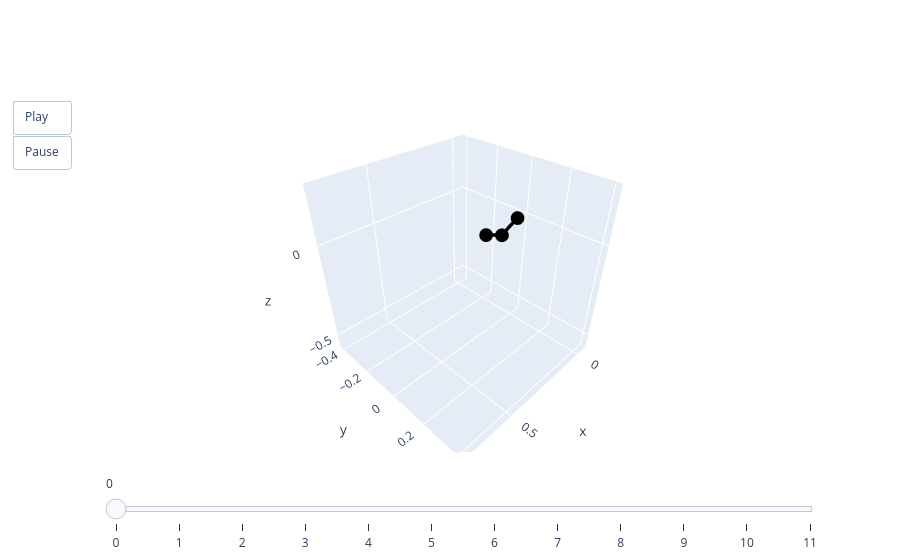

The code cell stored with this chart in its notebook:
### Code cell
animate(valid.qs[0])

### Figure 1 — Plotly figure (JSON) as saved in the notebook; plotly's stock layout.template omitted (floating-point values rounded to 4 significant figures)
{"data": [{"line": {"color": "black", "width": 7}, "mode": "lines+markers", "type": "scatter3d", "x": [0, 0.1059, 0.2151], "y": [0, 0, 0], "z": [0, -0.04835, -0.003472]}], "layout": {"scene": {"aspectmode": "cube", "xaxis": {"autorange": false, "range": [-0.07127, 0.784]}, "yaxis": {"autorange": false, "range": [-0.4276, 0.4276]}, "zaxis": {"autorange": false, "range": [-0.5793, 0.276]}}, "sliders": [{"steps": [{"args": [["0"], {"frame": {"duration": 0, "redraw": true}, "mode": "immediate"}], "label": "0", "method": "animate"}, {"args": [["1"], {"frame": {"duration": 0, "redraw": true}, "mode": "immediate"}], "label": "1", "method": "animate"}, {"args": [["2"], {"frame": {"duration": 0, "redraw": true}, "mode": "immediate"}], "label": "2", "method": "animate"}, {"args": [["3"], {"frame": {"duration": 0, "redraw": true}, "mode": "immediate"}], "label": "3", "method": "animate"}, {"args": [["4"], {"frame": {"duration": 0, "redraw": true}, "mode": "immediate"}], "label": "4", "method": "animate"}, {"args": [["5"], {"frame": {"duration": 0, "redraw": true}, "mode": "immediate"}], "label": "5", "method": "animate"}, {"args": [["6"], {"frame": {"duration": 0, "redraw": true}, "mode": "immediate"}], "label": "6", "method": "animate"}, {"args": [["7"], {"frame": {"duration": 0, "redraw": true}, "mode": "immediate"}], "label": "7", "method": "animate"}, {"args": [["8"], {"frame": {"duration": 0, "redraw": true}, "mode": "immediate"}], "label": "8", "method": "animate"}, {"args": [["9"], {"frame": {"duration": 0, "redraw": true}, "mode": "immediate"}], "label": "9", "method": "animate"}, {"args": [["10"], {"frame": {"duration": 0, "redraw": true}, "mode": "immediate"}], "label": "10", "method": "animate"}, {"args": [["11"], {"frame": {"duration": 0, "redraw": true}, "mode": "immediate"}], "label": "11", "method": "animate"}]}], "updatemenus": [{"buttons": [{"args": [null, {"frame": {"duration": 50, "redraw": true}, "fromcurrent": true}], "label": "Play", "method": "animate"}, {"args": [[null], {"frame": {"duration": 0, "redraw": true}, "mode": "immediate"}], "label": "Pause", "method": "animate"}], "showactive": false, "type": "buttons"}]}}
